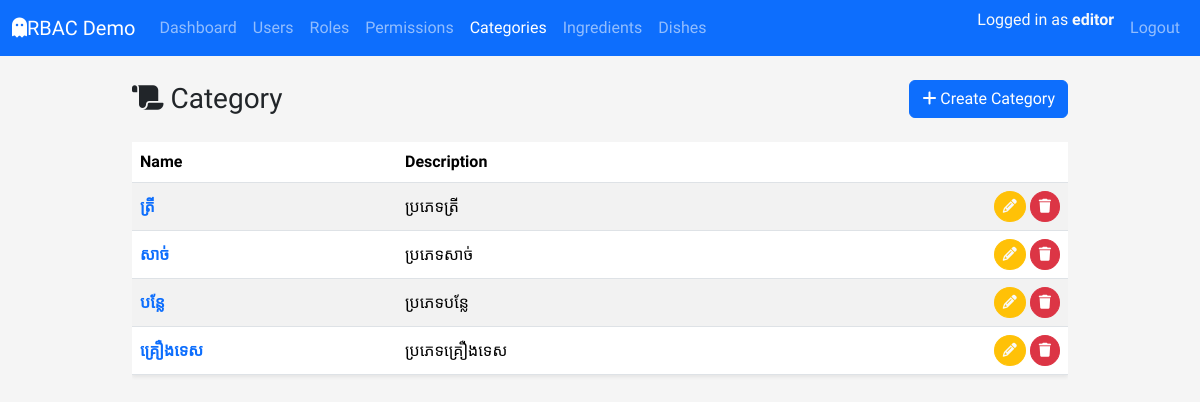
The page /categories/ (signed in) on the database its author committed.
### app/models/user.py (models this page shows, shortened)
class UserTable(UserMixin,db.Model):
    __tablename__ = "tbl_users"
    id = db.Column(db.Integer, primary_key=True)
    username = db.Column(db.String(80), unique=True, nullable=False)
    email = db.Column(db.String(120), unique=True, nullable=False)
    fullname = db.Column(db.String(120), nullable=False)
    is_active = db.Column(db.Boolean, default=True, nullable=False)
    password_hash = db.Column(db.String(255), nullable=False)
    created_at = db.Column(db.DateTime, default=datetime.utcnow, nullable=False)
    updated_at = db.Column(
        db.DateTime, default=datetime.utcnow, onupdate=datetime.utcnow, nullable=False
    )
    roles = db.relationship("RoleTable", secondary=tbl_user_roles, back_populates="users")
    def get_permission_codes(self) -> set[str]:
        return {perm.code for role in self.roles for perm in role.permissions}
    def has_permission(self, permission_code: str) -> bool:
        return permission_code in self.get_permission_codes()

### app/models/category.py (models this page shows, shortened)
class CategoryTable(db.Model):
    __tablename__ = "tbl_categories"
    id = db.Column(db.Integer, primary_key=True)
    name = db.Column(db.String(100), unique=True, nullable=False)
    description = db.Column(db.Text, nullable=True)
    ingredients = db.relationship(
        "IngredientTable",
        back_populates="category",
        cascade="all, delete-orphan",
        lazy="select"
    )

### app/routes/category_route.py (the view)
@cate_bp.route('/')
@login_required
@permission_required(Perm.CATE_READ)
def index():
    categories = CategoryService.get_all_categories()
    return render_template("categories/index.html", categories=categories)

### app/services/category_service.py (called while the page is built)
    @staticmethod
    def get_all_categories() -> List[CategoryTable]:
        return CategoryTable.query.order_by(CategoryTable.id.asc()).all()

### app/templates/categories/index.html (shortened to what this page needs)
{% extends "layouts/base.html" %}  {% block content %}
<div class="d-flex justify-content-between align-items-center mb-4">
  <h1 class="h3 mb-0"><i class="fa-solid fa-scroll"></i> Category</h1>
  <a href="{{ url_for('tbl_cate.create') }}" class="btn btn-primary"
    ><i class="fa-solid fa-plus"></i> Create Category</a
  >
</div>
{% if categories %}
<div class="table-responsive">
  <table
    class="table table-striped  table-hover align-middle shadow-sm"
  >
    <thead>
      <tr>
        <th>Name</th>
        <th>Description</th>
        <th class="text-end"></th>
      </tr>
    </thead>
    <tbody>
      {% for cate in categories %}
      <tr>
        <td>
          <a
            href="{{ url_for('tbl_cate.detail', cate_id=cate.id) }}"
            class="text-decoration-none fw-semibold"
            >{{ cate.name }}</a
          >
        </td>
        <td>{{ cate.description or "-" }}</td>
        <td class="text-end">
          <a
            href="{{ url_for('tbl_cate.edit', cate_id=cate.id) }}"
            class="btn btn-sm btn-warning rounded-circle text-light"
            title="Edit"
            ><i class="fa-solid fa-pencil"></i
          ></a>
          <a
            href="{{ url_for('tbl_cate.delete_confirm', cate_id=cate.id) }}"
            class="btn btn-sm btn-danger rounded-circle"
            title="Delete"
            ><i class="fa-solid fa-trash"></i
          ></a>
        </td>
      </tr>
      {% endfor %}
    </tbody>
  </table>
</div>
{% else %}
  <div class="alert alert-info">
    No category found.
  <a href="{{ url_for('tbl_cate.create') }}">Create the first category</a>
</div>
{% endif %}
{% endblock %}

### app/templates/layouts/base.html (shortened to what this page needs)
<!doctype html>
<html lang="en">
  <head>
    <link
      href="https://cdn.jsdelivr.net/npm/bootstrap@5.3.8/dist/css/bootstrap.min.css"
      rel="stylesheet"
    />
    <link
      rel="stylesheet"
      href="{{ url_for('static', filename='css/style.css') }}"
    />
  </head>
  <body>
    <nav class="navbar navbar-expand-lg navbar-dark bg-primary mb-4">
      <div class="container-fluid">
        <a class="navbar-brand" href="#">
          <i class="fa-solid fa-ghost"></i>RBAC Demo
        </a>
        <div class="collapse navbar-collapse" id="navbarMain">
          <ul class="navbar-nav me-auto mb-2 mb-lg-0">
            <li class="nav-item">
              <a
                class="nav-link {% if request.blueprint == 'dashboard' %}active{% endif %}"
                href="{{ url_for('dashboard.index') }}"
                >Dashboard</a
              >
            </li>
            {% if current_user.is_authenticated and
            current_user.has_permission(perm.USER_READ) %}
            <li class="nav-item">
              <a
                class="nav-link {% if request.blueprint == 'tbl_users' %}active{% endif %}"
                href="{{ url_for('tbl_users.index') }}"
                >Users</a
              >
            </li>
            {% endif %}
            {% if current_user.is_authenticated and
            current_user.has_permission(perm.ROLE_READ) %}
            <li class="nav-item">
              <a
                class="nav-link {% if request.blueprint == 'tbl_roles' %}active{% endif %}"
                href="{{ url_for('tbl_roles.index') }}"
                >Roles</a
              >
            </li>
            {% endif %}
            {% if current_user.is_authenticated and
            current_user.has_permission(perm.PERM_READ) %}
            <li class="nav-item">
              <a
                class="nav-link {% if request.blueprint == 'tbl_perms' %}active{% endif %}"
                href="{{ url_for('tbl_perms.index') }}"
                >Permissions</a
              >
            </li>
            {% endif %}
            {% if current_user.is_authenticated and
            current_user.has_permission(perm.CATE_READ)%}
            <li class="nav-item">
              <a
                class="nav-link {% if request.blueprint == 'tbl_cate' %}active{% endif %}"
                href="{{ url_for('tbl_cate.index') }}"
                >Categories</a
              >
            </li>
            {% endif %}
            {% if current_user.is_authenticated %}
            <li class="nav-item">
              <a
                class="nav-link {% if request.blueprint == 'tbl_ingredient' %}active{% endif %}"
                href="{{ url_for('tbl_ingredient.index') }}"
                >Ingredients</a
              >
            </li>
            {% endif %}
            {% if current_user.is_authenticated %}
            <li class="nav-item">
              <a
                class="nav-link {% if request.blueprint == 'tbl_dish' %}active{% endif %}"
                href="{{ url_for('tbl_dish.index') }}"
                >Dishes</a
              >
            </li>
            {% endif %}
          </ul>
          <ul class="navbar-nav ms-auto mb-2 mb-lg-0">
            {% if current_user.is_authenticated %}
            <li class="nav-item">
              <span class="navbar-text me-2 text-light">
                Logged in as <strong>{{ current_user.username }}</strong>
              </span>
            </li>
            <li class="nav-item">
              <a href="{{ url_for('auth.logout') }}" class="nav-link">Logout</a>
            </li>
            {% else %}
            <li class="nav-item">
              <a href="{{ url_for('auth.login') }}" class="nav-link">Login</a>
            </li>
            {% endif %}
          </ul>
        </div>
      </div>
    </nav>
    <main class="container">
       {% block content %}{% endblock %}
    </main>
  </body>
</html>

### app/static/css/style.css (style rules this page uses)
body { background-color: #f5f5f5; }
main.container { max-width: 960px; }
.table td, .table th { vertical-align: middle; }
body { font-family: 'Kantumruy Pro', sans-serif; }
html, body, h1, h2, h3, h4, h5, h6, p, a, button, input, textarea, select { font-family: 'Kantumruy Pro', -apple-system, BlinkMacSystemFont, 'Segoe UI', Roboto, sans-serif; }
.khmer-text, .nav-link, .card-title, .card-text, .form-label, .form-control, .btn { font-family: 'Kantumruy Pro', sans-serif !important; }

### rows shown on the page
UserTable: username "editor"
CategoryTable: name "ត្រី", description "ប្រភេទត្រី"
CategoryTable: name "សាច់", description "ប្រភេទសាច់"
CategoryTable: name "បន្លែ", description "ប្រភេទបន្លែ"
CategoryTable: name "គ្រឿងទេស", description "ប្រភេទគ្រឿងទេស"
